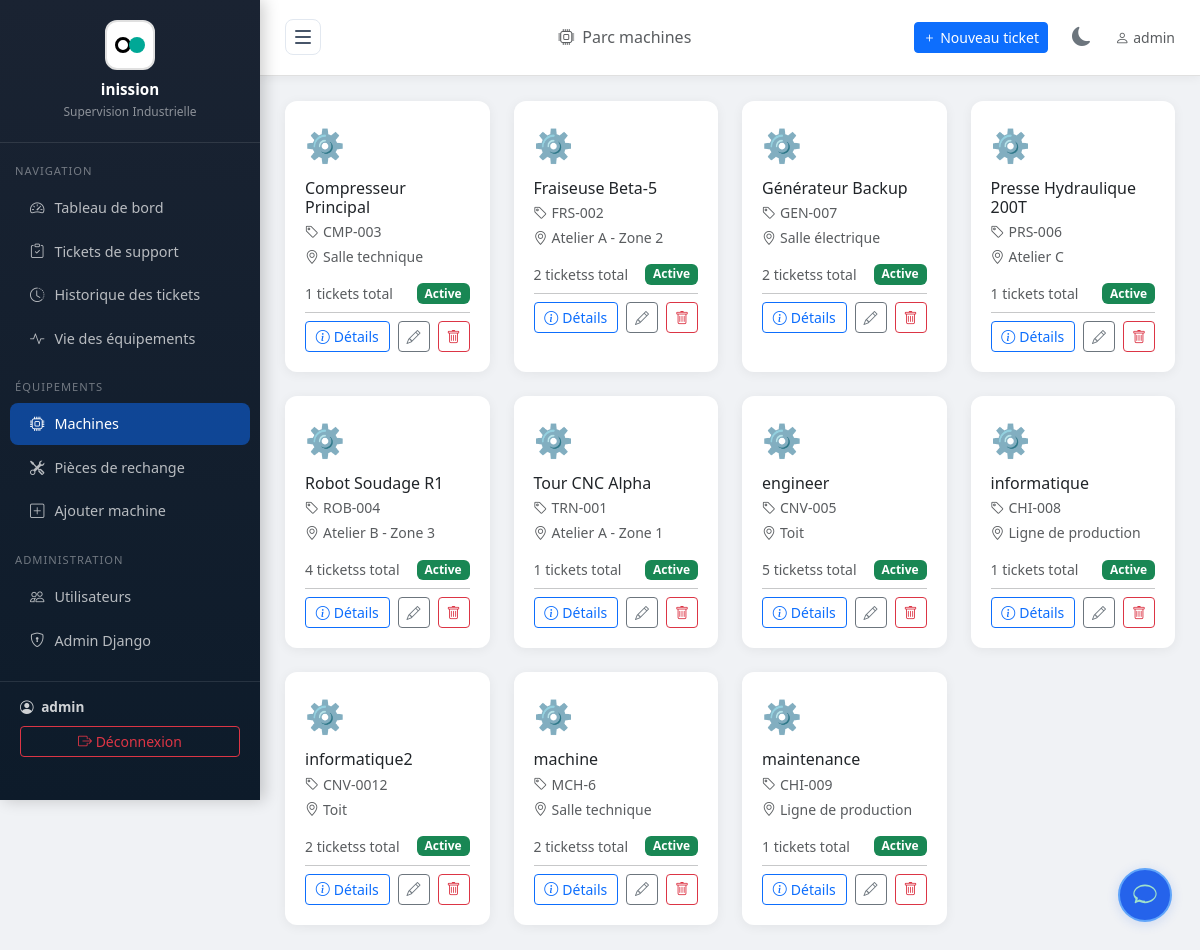
/machines/ (signed in), run on an earlier commit of the app's database.
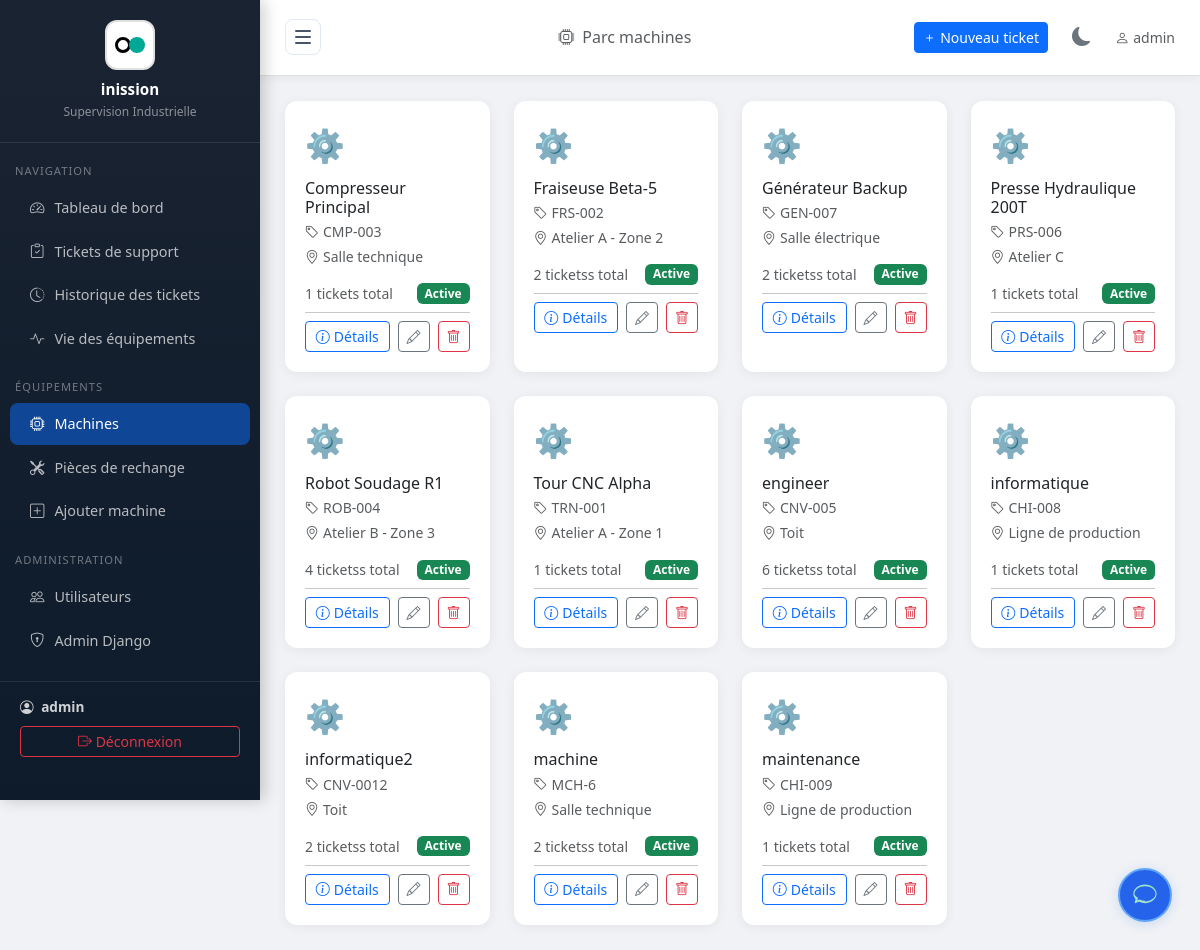
And on a later commit of the database.
### tickets/models.py (models this page shows, shortened)
class Machine(models.Model):
    nom = models.CharField(max_length=200, verbose_name="Nom de la machine")
    reference = models.CharField(max_length=100, unique=True, verbose_name="Référence")
    localisation = models.CharField(max_length=200, verbose_name="Localisation / Zone")
    description = models.TextField(blank=True, verbose_name="Description")
    actif = models.BooleanField(default=True, verbose_name="Active")
    date_installation = models.DateField(null=True, blank=True, verbose_name="Date d'installation")
    department = models.ForeignKey('Department', on_delete=models.SET_NULL, null=True, blank=True, verbose_name="Département associé")
    operator = models.ForeignKey('OperatorProfile', on_delete=models.SET_NULL, null=True, blank=True, verbose_name="Opérateur assigné")
    manuel_pdf = models.FileField(upload_to='machines/manuals/', blank=True, null=True, verbose_name="Manuel d'utilisation (PDF)")
    manuel_texte = models.TextField(blank=True, null=True, verbose_name="Manuel d'utilisation (texte)")
    class Meta:
        verbose_name = "Machine"
        verbose_name_plural = "Machines"
        ordering = ['nom']

### tickets/views.py (the view, shortened to what this page needs)
# urls.py: path('machines/', views.machine_list, name='machine_list'),
@login_required
def machine_list(request):
    user = request.user
    profile = getattr(user, 'operatorprofile', None)
    if is_admin_or_supervisor(user):
        if profile and profile.role == 'superviseur' and profile.department:
            machines_qs = Machine.objects.filter(department=profile.department).annotate(
                nb_demandes=Count('ticketsupport'),
                nb_ouvertes=Count('ticketsupport', filter=Q(ticketsupport__statut__in=['en_attente', 'validee', 'en_cours']))
            ).order_by('nom')
        else:
            machines_qs = Machine.objects.annotate(
                nb_demandes=Count('ticketsupport'),
                nb_ouvertes=Count('ticketsupport', filter=Q(ticketsupport__statut__in=['en_attente', 'validee', 'en_cours']))
            ).order_by('nom')
    paginator = Paginator(machines_qs, 24)
    page = request.GET.get('page')
    try:
        machines = paginator.page(page)
    except PageNotAnInteger:
        machines = paginator.page(1)
    except EmptyPage:
        machines = paginator.page(paginator.num_pages)
    return render(request, 'tickets/machine_list.html', {'machines': machines, 'paginator': paginator})

### tickets/templatetags/permissions.py (called while the page is built)
@register.filter
def is_admin_or_supervisor(user):
    if user.is_superuser or user.is_staff:
        return True
    profile = getattr(user, 'operatorprofile', None)
    return profile and profile.role == 'superviseur'

### tickets/views.py (called while the page is built)
def is_admin_or_supervisor(user):
    if user.is_superuser or user.is_staff:
        return True
    profile = getattr(user, 'operatorprofile', None)
    return profile and profile.role == 'superviseur'

### tickets/templates/tickets/machine_list.html (shortened to what this page needs)
{% extends 'tickets/base.html' %}
{% load permissions %}
{% block page_title %}<i class="bi bi-cpu me-2"></i>Parc machines{% endblock %}
{% block content %}
<div class="row g-4">
    {% for machine in machines %}
    <div class="col-md-4 col-lg-3">
        <div class="stat-card h-100" data-machine-id="{{ machine.pk }}" style="position:relative;">
            <div style="font-size:2rem;margin-bottom:10px;">
                {% if machine.actif %}⚙️{% else %}🔴{% endif %}
            </div>
            <h6 class="mb-1">{{ machine.nom }}</h6>
            <p class="text-muted small mb-1">
                <i class="bi bi-tag me-1"></i>{{ machine.reference }}
            </p>
            <p class="text-muted small mb-3">
                <i class="bi bi-geo-alt me-1"></i>{{ machine.localisation }}
            </p>
            <div class="d-flex justify-content-between align-items-center">
                <small class="text-muted" data-field="nb_demandes">{{ machine.nb_demandes }} tickets{{ machine.nb_demandes|pluralize }} total</small>
                <span class="badge {% if machine.actif %}bg-success{% else %}bg-secondary{% endif %}" data-field="status">
                    {% if machine.actif %}Active{% else %}Inactive{% endif %}
                </span>
            </div>
            <hr class="my-2">
            <div class="d-flex gap-2">
                <button class="btn btn-sm btn-outline-primary flex-grow-1"
                        data-bs-toggle="modal"
                        data-bs-target="#machineDetailModal"
                        data-machine-id="{{ machine.pk }}">
                    <i class="bi bi-info-circle me-1"></i>Détails
                </button>
                <a href="{% url 'machine_edit' machine.pk %}" class="btn btn-sm btn-outline-secondary">
                    <i class="bi bi-pencil"></i>
                </a>
                {% if user.is_superuser %}
                <a href="{% url 'machine_delete' machine.pk %}" class="btn btn-sm btn-outline-danger"
                   onclick="return confirm('Êtes-vous sûr de vouloir supprimer cette machine ?');">
                    <i class="bi bi-trash"></i>
                </a>
                {% endif %}
            </div>
        </div>
    </div>
    {% empty %}
    <div class="col-12 text-center py-5 text-muted">
        <i class="bi bi-cpu" style="font-size:4rem;display:block;margin-bottom:15px;"></i>
        Aucune machine enregistrée.<br>
        <a href="{% url 'machine_create' %}" class="btn btn-primary mt-3">Ajouter la première machine</a>
    </div>
    {% endfor %}
</div>
{% endblock %}

What changed in the data, as far as the page shows it:
changed Machine "engineer": nb_demandes "5" → "6"
